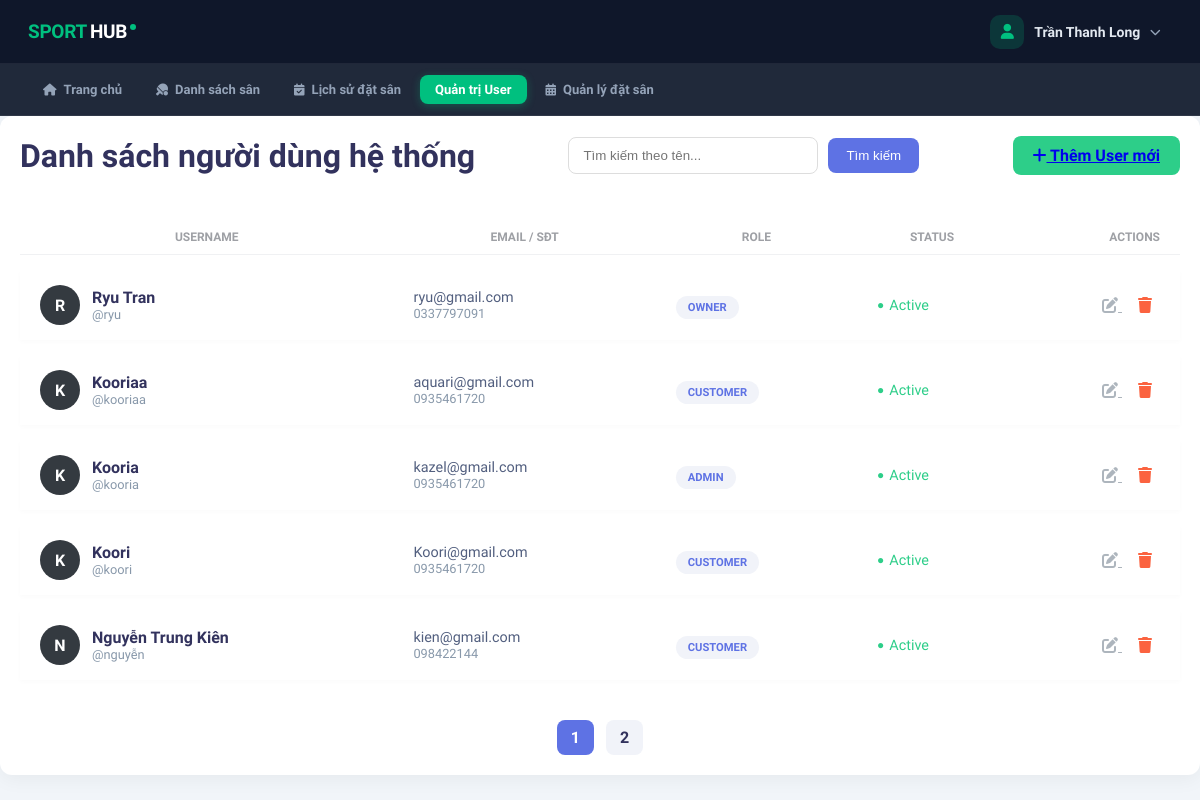
The page /public/index.php?action=user (signed in) on the database as committed earlier.
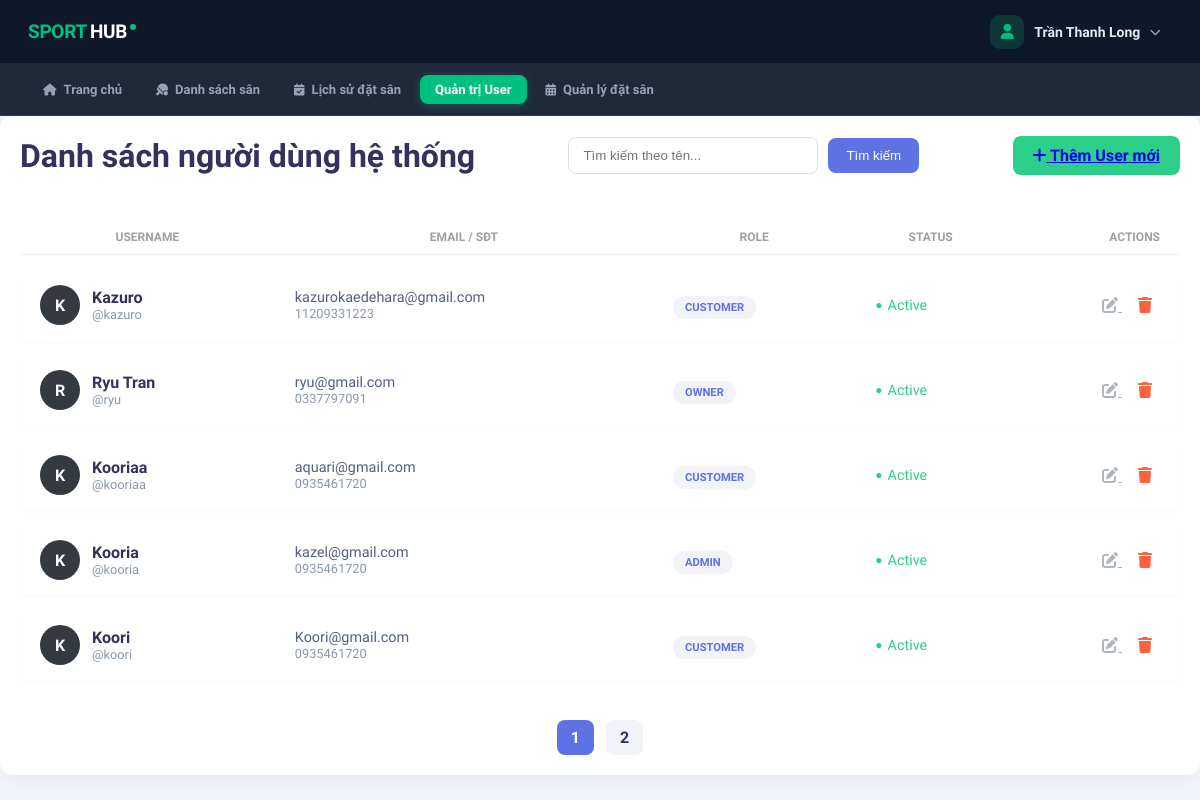
The same page on the database as committed later.
### tables this page shows
CREATE TABLE `users` (
  `id` int(11) NOT NULL,
  `name` varchar(100) NOT NULL,
  `email` varchar(100) NOT NULL,
  `password` varchar(255) NOT NULL,
  `phone` varchar(15) DEFAULT NULL,
  `created_at` timestamp NOT NULL DEFAULT current_timestamp(),
  `role` varchar(20) DEFAULT 'customer'
);

### src/Controllers/UserController.php (called while the page is built, shortened)
<?php
class UserController
{
    private $userModel;
    public function __construct()
    {
        $this->userModel = new UserModel();
    }
    public function index()
    {
        $recordsPerPage = 5;
        $currentPage = isset($_GET['page']) ?
            (int)$_GET['page'] : 1;
        $offset = ($currentPage - 1) * $recordsPerPage;
        $keyword = $_GET['keyword'] ?? null;
        $result = $this->userModel->getUsers(
            $keyword,
            $recordsPerPage,
            $offset
        );
        $users = $result['data'];
        $totalRecords = $result['total'];
        $totalPages = ceil($totalRecords / $recordsPerPage);
        require_once PROJECT_ROOT . '/views/layout/header.php';
        require_once PROJECT_ROOT . '/views/User/UserList.php';
        require_once PROJECT_ROOT . '/views/layout/footer.php';
    }
}

### src/database.php (called while the page is built, shortened)
<?php
class Database
{
    private static $instance = null;
    private $conn;
    private $host = 'localhost';
    private $db_name = 'datsan_thethao_db';
    private $username = 'root';
    private $password = '';
    private function __construct()
    {
        try {
            $this->conn = new
                PDO(
                    "mysql:host={$this->host};dbname={$this->db_name}",
                    $this->username,
                    $this->password
                );
            $this->conn->setAttribute(
                PDO::ATTR_ERRMODE,
                PDO::ERRMODE_EXCEPTION
            );
            $this->conn->exec("set names utf8");
        } catch (PDOException $exception) {
            echo "Connection error: " . $exception->getMessage();
        }
    }
    public static function getInstance()
    {
        if (!self::$instance) {
            self::$instance = new Database();
        }
        return self::$instance;
    }
    public function getConnection()
    {
        return $this->conn;
    }
}

### src/Models/UserModel.php (called while the page is built, shortened)
<?php
class UserModel
{
    private $conn;
    public function __construct()
    {
        $this->conn = Database::getInstance()->getConnection();
    }
    public function getUsers($keyword = null, $limit = 5, $offset = 0)
    {
        $sqlCount = "SELECT COUNT(*) FROM users";
        $params = [];
        $stmtCount = $this->conn->prepare($sqlCount);
        $stmtCount->execute($params);
        $totalRecords = $stmtCount->fetchColumn();
        $sqlData = "SELECT * FROM users";
        $sqlData .= "
        ORDER BY id DESC
        LIMIT :limit
        OFFSET :offset
    ";
        $stmtData = $this->conn->prepare($sqlData);
        $stmtData->bindValue(':limit', (int)$limit, PDO::PARAM_INT);
        $stmtData->bindValue(':offset', (int)$offset, PDO::PARAM_INT);
        $stmtData->execute();
        $users = $stmtData->fetchAll(PDO::FETCH_ASSOC);
        return [
            'data'  => $users,
            'total' => $totalRecords
        ];
    }
}

### views/User/UserList.php (the view, shortened to what this page needs)
<div class="user-list-container">
    <div style="display:flex; justify-content:space-between; align-items:center; margin-bottom:30px;">
        <h1 style="font-weight:700; color:#32325d; margin:0;">
            <?php
            if (!empty($keyword)) {
                echo "Kết quả tìm kiếm cho: '" . htmlspecialchars($keyword) . "'";
            } else {
                echo "Danh sách người dùng hệ thống";
            }
            ?>
        </h1>
        <form action="index.php" method="GET" class="search-box">
            <input type="text"
                name="keyword"
                placeholder="Tìm kiếm theo tên..."
                value="<?= htmlspecialchars($keyword ?? '') ?>">
            <button type="submit">Tìm kiếm</button>
        </form>
        <a href="index.php?action=add_user"
            class="btn btn-primary"
            style="background:#2dce89; border:none; border-radius:8px; padding:10px 20px; font-weight:600;">
            <i class="fa fa-plus me-2"></i> Thêm User mới
        </a>
    </div>
    <table class="table-modern">
        <thead>
            <tr>
                <th>Username</th>
                <th>Email / SĐT</th>
                <th>Role</th>
                <th>Status</th>
                <th style="text-align:right;">Actions</th>
            </tr>
        </thead>
        <tbody>
            <?php if (!empty($users)): ?>
                <?php foreach ($users as $user): ?>
                    <tr>
                        <td>
                            <div class="user-info">
                                <div class="avatar-circle">
                                    <?= strtoupper(substr($user['name'], 0, 1)) ?>
                                </div>
                                <div>
                                    <div style="font-weight:600; color:#32325d;">
                                        <?= htmlspecialchars($user['name']) ?>
                                    </div>
                                    <div style="font-size:0.8rem; color:#8898aa;">
                                        @<?= strtolower(explode(' ', $user['name'])[0]) ?>
                                    </div>
                                </div>
                            </div>
                        </td>
                        <td>
                            <div style="color:#525f7f; font-size:0.9rem;">
                                <?= htmlspecialchars($user['email']) ?>
                            </div>
                            <div style="font-size:0.8rem; color:#8898aa;">
                                <?= htmlspecialchars($user['phone'] ?? '---') ?>
                            </div>
                        </td>
                        <td>
                            <span class="badge-role">
                                <?= strtoupper($user['role']) ?>
                            </span>
                        </td>
                        <td>
                            <span class="status-active">Active</span>
                        </td>
                        <td style="text-align:right;" class="action-btns">
                            <a href="index.php?action=edit_user&id=<?= $user['id'] ?>" title="Sửa">
                                <i class="fas fa-edit"></i>
                            </a>
                            <a href="index.php?action=delete_user&id=<?= $user['id'] ?>"
                                onclick="return confirm('Xóa user này?')"
                                style="color:#fb6340;"
                                title="Xóa">
                                <i class="fas fa-trash"></i>
                            </a>
                        </td>
                    </tr>
                <?php endforeach; ?>
            <?php endif; ?>
        </tbody>
    </table>
    <div class="pagination" style="margin-top:25px; text-align:center;">
        <?php for ($i = 1; $i <= $totalPages; $i++): ?>
            <a href="index.php?action=user&keyword=<?= urlencode($keyword ?? '') ?>&page=<?= $i ?>"
                style="
                    display:inline-block;
                    padding:8px 14px;
                    margin:0 4px;
                    border-radius:8px;
                    text-decoration:none;
                    font-weight:600;
                    background:<?= ($i == $currentPage) ? '#5e72e4' : '#f1f3f9' ?>;
                    color:<?= ($i == $currentPage) ? 'white' : '#32325d' ?>;
                ">
                <?= $i ?>
            </a>
        <?php endfor; ?>
    </div>
</div>

### public/index.php (shortened to what this page needs)
<?php
$action = $_GET['action'] ?? 'home';
switch ($action) {
    case 'login':
    case 'register':
    case 'do_login':
    case 'do_register':
    case 'logout':
    case 'user':
    case 'add_user':
    case 'do_add_user':
    case 'edit_user':
    case 'update_user':
    case 'delete_user':
    case 'do_change_password':
    case 'change_password':
        $controller = new UserController();
        break;
}
switch ($action) {
    case 'user':
        $controller->index();
        break;
}

### views/layout/header.php (shortened to what this page needs)
<?php
$current_action = $_GET['action'] ?? 'index';
function isActive($action, $current_action)
{
    $court_actions = ['courts', 'index', 'add', 'edit', 'update', 'delete', 'booking'];
    $user_actions  = ['user', 'add_user', 'edit_user', 'update_user', 'delete_user'];
    if ($action === 'user'   && in_array($current_action, $user_actions))  return 'active';
    return ($action === $current_action) ? 'active' : '';
}
?>
<!DOCTYPE html>
<html lang="vi">
<head>
    <link rel="stylesheet" href="https://cdnjs.cloudflare.com/ajax/libs/font-awesome/6.0.0/css/all.min.css">
</head>
<body>
    <nav class="nav-top">
        <a href="index.php?action=home" class="nav-brand">
            <span class="brand-sport">SPORT</span><span class="brand-hub">HUB</span>
            <span class="brand-dot"></span>
        </a>
        <?php if (isset($_SESSION['user_id'])): ?>
            <div class="nav-user" id="nav-user">
                <div class="user-trigger">
                    <div class="user-avatar">
                        <i class="fas fa-user"></i>
                    </div>
                    <span class="user-name-text">
                        <?= htmlspecialchars($_SESSION['user_name'] ?? 'User') ?>
                    </span>
                    <i class="fas fa-chevron-down user-caret"></i>
                </div>
            </div>
        <?php else: ?>
            <a href="index.php?action=login" class="btn-login">
                <i class="fas fa-sign-in-alt"></i> Đăng nhập
            </a>
        <?php endif; ?>
    </nav>
    <nav class="nav-sub">
        <a href="index.php?action=home" class="sub-link <?= isActive('home', $current_action) ?>">
            <i class="fas fa-house"></i> Trang chủ
        </a>
        <a href="index.php?action=index" class="sub-link <?= isActive('courts', $current_action) ?>">
            <i class="fas fa-table-tennis-paddle-ball"></i> Danh sách sân
        </a>
        <?php if (isset($_SESSION['user_id'])): ?>
            <a href="index.php?action=my_bookings" class="sub-link <?= isActive('my_bookings', $current_action) ?>">
                <i class="fas fa-calendar-check"></i> Lịch sử đặt sân
            </a>
        <?php endif; ?>
        <?php if (isset($_SESSION['user_role']) && $_SESSION['user_role'] === 'admin'): ?>
            <a href="index.php?action=user" class="sub-link <?= isActive('user', $current_action); ?>">
                Quản trị User
            </a>
        <?php endif; ?>
        <?php if (isset($_SESSION['user_role']) && $_SESSION['user_role'] === 'admin'): ?>
            <a href="index.php?action=admin_bookings" class="sub-link <?= isActive('admin_bookings', $current_action); ?>">
                <i class="fas fa-calendar-alt"></i> Quản lý đặt sân
            </a>
        <?php endif; ?>
    </nav>
    <div class="container">

### views/layout/footer.php (shortened to what this page needs)
    </div>
</body>
</html>

### views/layout/header.php (style rules this page uses)
*, *::before, *::after { box-sizing: border-box; margin: 0; padding: 0; }
:root { --primary: #00c07f; --primary-dark: #00a06a; --dark: #0f172a; --nav-bg: #0f172a; --nav-border: rgba(255, 255, 255, .07); --text-muted: #94a3b8; --surface: #ffffff; --page-bg: #f1f5f9; --border: #e2e8f0; --danger: #f43f5e; }
html { overflow-y: scroll; }
body { padding-top: 116px; font-family: 'Plus Jakarta Sans', sans-serif; background: var(--page-bg); color: var(--dark); -webkit-font-smoothing: antialiased; }
.nav-top { position: fixed; top: 0; left: 0; width: 100%; height: 64px; background: var(--nav-bg); display: flex; align-items: center; padding: 0 28px; justify-content: space-between; z-index: 1000; border-bottom: 1px solid var(--nav-border); }
.nav-brand { font-size: 19px; font-weight: 800; letter-spacing: -.3px; text-decoration: none; display: flex; align-items: center; gap: 3px; }
.brand-sport { color: var(--primary); }
.brand-hub { color: #fff; }
.brand-dot { width: 6px; height: 6px; border-radius: 50%; background: var(--primary); margin-bottom: 10px; }
.nav-user { position: relative; display: flex; align-items: center; }
.user-trigger { display: flex; align-items: center; gap: 10px; padding: 6px 12px; border-radius: 10px; cursor: pointer; transition: background .2s; user-select: none; }
.user-avatar { width: 34px; height: 34px; border-radius: 10px; background: rgba(0, 192, 127, .18); display: flex; align-items: center; justify-content: center; color: var(--primary); font-size: 15px; flex-shrink: 0; }
.user-name-text { font-size: 14px; font-weight: 600; color: #e2e8f0; max-width: 140px; white-space: nowrap; overflow: hidden; text-overflow: ellipsis; }
.user-caret { color: var(--text-muted); font-size: 11px; transition: transform .25s; }
.nav-sub { position: fixed; top: 64px; left: 0; width: 100%; height: 52px; background: rgba(15, 23, 42, .92); backdrop-filter: blur(14px); -webkit-backdrop-filter: blur(14px); border-bottom: 1px solid var(--nav-border); z-index: 999; display: flex; align-items: center; padding: 0 28px; gap: 4px; }
.sub-link { display: inline-flex; align-items: center; gap: 7px; padding: 7px 15px; border-radius: 8px; font-size: 13px; font-weight: 600; color: #94a3b8; text-decoration: none; transition: background .2s, color .2s; }
.sub-link i { font-size: 12px; }
.sub-link.active { background: var(--primary); color: #fff; box-shadow: 0 2px 8px rgba(0, 192, 127, .3); }
.container { width: 100%; max-width: 100%; padding: 0; }

### views/User/UserList.php (style rules this page uses)
.user-list-container { background-color: #fff; border-radius: 12px; padding: 20px; box-shadow: 0 4px 20px rgba(0, 0, 0, 0.05); }
.table-modern { width: 100%; border-collapse: separate; border-spacing: 0 15px; }
.table-modern th { color: #9ea0a5; font-weight: 600; text-transform: uppercase; font-size: 0.75rem; padding: 10px 20px; border-bottom: 1px solid #f0f1f3; }
.table-modern tbody tr { background-color: #fff; transition: transform 0.2s; box-shadow: 0 2px 5px rgba(0, 0, 0, 0.02); }
.table-modern td { padding: 15px 20px; vertical-align: middle; }
.user-info { display: flex; align-items: center; gap: 12px; }
.avatar-circle { width: 40px; height: 40px; background-color: #343a40; border-radius: 50%; display: flex; align-items: center; justify-content: center; color: white; font-weight: bold; }
.badge-role { padding: 5px 12px; border-radius: 20px; font-size: 0.7rem; font-weight: bold; background: #f1f3f9; color: #5e72e4; }
.status-active { color: #2dce89; display: flex; align-items: center; gap: 5px; font-size: 0.9rem; }
.status-active::before { content: "●"; font-size: 12px; }
.action-btns a { color: #adb5bd; margin: 0 8px; transition: 0.3s; }
.search-box { display: flex; gap: 10px; align-items: center; }
.search-box input { padding: 10px 14px; border: 1px solid #ddd; border-radius: 8px; outline: none; min-width: 250px; }
.search-box button { background: #5e72e4; color: white; border: none; padding: 10px 18px; border-radius: 8px; cursor: pointer; }

Rows that differ between the two databases and show on the page:
no longer on this page (row unchanged): users: name "N", name "Nguyễn Trung Kiên", name "nguyễn", email "kien@gmail.com", phone "098422144", role "CUSTOMER"
added users: name "K", name "Kazuro", name "kazuro", email "kazurokaedehara@gmail.com", phone "11209331223", role "CUSTOMER"
